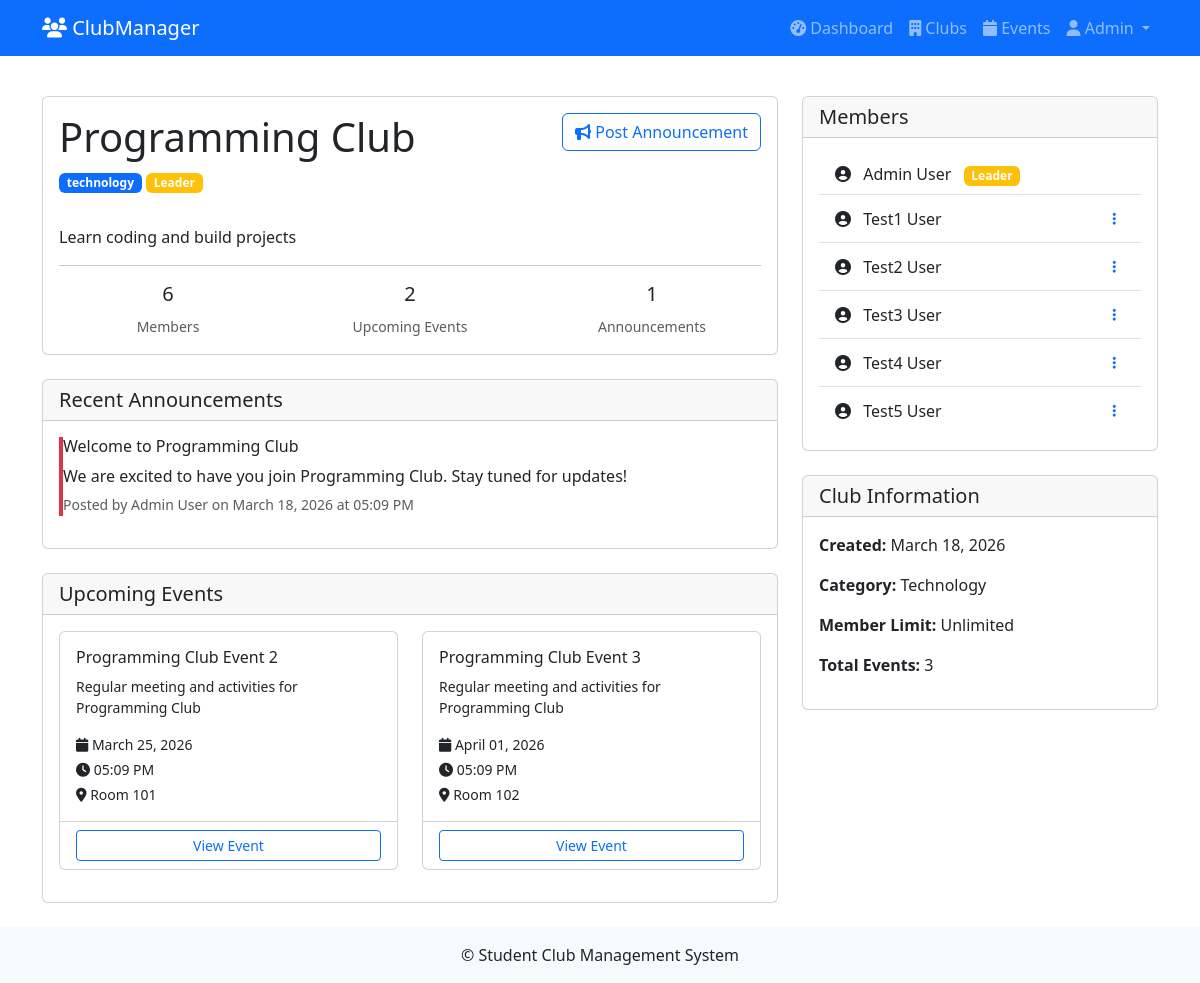
The app's page /clubs/1 (signed in) with its own data.
### app/models/user.py (models this page shows, shortened)
class User(UserMixin, db.Model):
    __tablename__ = 'users'
    id = db.Column(db.Integer, primary_key=True)
    student_number = db.Column(db.String(20), unique=True, nullable=False)
    email = db.Column(db.String(120), unique=True, nullable=False)
    first_name = db.Column(db.String(50), nullable=False)
    last_name = db.Column(db.String(50), nullable=False)
    password_hash = db.Column(db.String(128), nullable=False)
    phone = db.Column(db.String(20))
    is_admin = db.Column(db.Boolean, default=False)
    is_active = db.Column(db.Boolean, default=True)
    created_at = db.Column(db.DateTime, default=datetime.utcnow)
    last_login = db.Column(db.DateTime)
    memberships = db.relationship('Membership', back_populates='user', cascade='all, delete-orphan')
    events_attended = db.relationship('EventAttendance', back_populates='user')
    announcements = db.relationship('Announcement', back_populates='author')
    contributions = db.relationship('Contribution', back_populates='user')
    @property
    def full_name(self):
        return f"{self.first_name} {self.last_name}"

### app/models/club.py (models this page shows)
class Club(db.Model):
    __tablename__ = 'clubs'
    id = db.Column(db.Integer, primary_key=True)
    name = db.Column(db.String(100), nullable=False, unique=True)
    description = db.Column(db.Text, nullable=False)
    category = db.Column(db.String(50))
    created_at = db.Column(db.DateTime, default=datetime.utcnow)
    created_by = db.Column(db.Integer, db.ForeignKey('users.id'))
    is_active = db.Column(db.Boolean, default=True)
    logo_url = db.Column(db.String(200))
    banner_url = db.Column(db.String(200))
    memberships = db.relationship('Membership', back_populates='club', cascade='all, delete-orphan')
    events = db.relationship('Event', back_populates='club', cascade='all, delete-orphan')
    announcements = db.relationship('Announcement', back_populates='club', cascade='all, delete-orphan')

### app/models/announcement.py (models this page shows)
class Announcement(db.Model):
    __tablename__ = 'announcements'
    id = db.Column(db.Integer, primary_key=True)
    club_id = db.Column(db.Integer, db.ForeignKey('clubs.id'), nullable=False)
    author_id = db.Column(db.Integer, db.ForeignKey('users.id'), nullable=False)
    title = db.Column(db.String(200), nullable=False)
    content = db.Column(db.Text, nullable=False)
    priority = db.Column(db.String(20), default='normal')  # 'high', 'normal', 'low'
    created_at = db.Column(db.DateTime, default=datetime.utcnow)
    expires_at = db.Column(db.DateTime)
    is_active = db.Column(db.Boolean, default=True)
    club = db.relationship('Club', back_populates='announcements')
    author = db.relationship('User', back_populates='announcements')

### app/models/event.py (models this page shows, shortened)
class Event(db.Model):
    __tablename__ = 'events'
    id = db.Column(db.Integer, primary_key=True)
    club_id = db.Column(db.Integer, db.ForeignKey('clubs.id'), nullable=False)
    title = db.Column(db.String(200), nullable=False)
    description = db.Column(db.Text, nullable=False)
    event_type = db.Column(db.String(50))  # 'meeting', 'workshop', 'social', 'fundraiser'
    location = db.Column(db.String(200))
    start_time = db.Column(db.DateTime, nullable=False)
    end_time = db.Column(db.DateTime, nullable=False)
    max_attendees = db.Column(db.Integer)
    created_by = db.Column(db.Integer, db.ForeignKey('users.id'))
    created_at = db.Column(db.DateTime, default=datetime.utcnow)
    is_active = db.Column(db.Boolean, default=True)
    club = db.relationship('Club', back_populates='events')
    attendance = db.relationship('EventAttendance', back_populates='event', cascade='all, delete-orphan')

### app/routes/clubs.py (the view)
@bp.route('/<int:club_id>')
@login_required
def view_club(club_id):
    club = Club.query.get_or_404(club_id)
    membership = Membership.query.filter_by(
        user_id=current_user.id,
        club_id=club_id
    ).first()
    members = db.session.query(User, Membership).join(
        Membership, User.id == Membership.user_id
    ).filter(
        Membership.club_id == club_id,
        Membership.status == 'approved'
    ).all()
    events = Event.query.filter(
        Event.club_id == club_id,
        Event.start_time >= datetime.utcnow(),
        Event.is_active == True
    ).order_by(Event.start_time).limit(5).all()
    announcements = Announcement.query.filter_by(
        club_id=club_id,
        is_active=True
    ).order_by(Announcement.created_at.desc()).limit(5).all()
    is_leader = membership and membership.role == 'leader' if membership else False
    pending_members = []
    if is_leader:
        pending = Membership.query.filter_by(
            club_id=club_id,
            status='pending'
        ).all()
        pending_members = [(m, User.query.get(m.user_id)) for m in pending]
    return render_template('club/view.html',
                         club=club,
                         membership=membership,
                         members=members,
                         events=events,
                         announcements=announcements,
                         is_leader=is_leader,
                         pending_members=pending_members)

### app/templates/club/view.html (shortened to what this page needs)
{% extends "base.html" %}
{% block content %}
<div class="row">
    <div class="col-md-8">
        <div class="card mb-4">
            <div class="card-body">
                <div class="d-flex justify-content-between align-items-start">
                    <div>
                        <h1>{{ club.name }}</h1>
                        <p class="text-muted">
                            <span class="badge bg-primary">{{ club.category }}</span>
                            {% if membership and membership.role == 'leader' %}
                                <span class="badge bg-warning">Leader</span>
                            {% endif %}
                        </p>
                    </div>
                    <div>
                        {% if not membership %}
                            <form method="POST" action="{{ url_for('clubs.request_join', club_id=club.id) }}">
                                <button type="submit" class="btn btn-success">
                                    <i class="fas fa-sign-in-alt"></i> Request to Join
                                </button>
                            </form>
                        {% elif membership.status == 'pending' %}
                            <button class="btn btn-warning" disabled>
                                <i class="fas fa-clock"></i> Request Pending
                            </button>
                        {% elif membership.status == 'approved' and membership.role == 'leader' %}
                            <button class="btn btn-outline-primary" data-bs-toggle="modal" data-bs-target="#announcementModal">
                                <i class="fas fa-bullhorn"></i> Post Announcement
                            </button>
                        {% endif %}
                    </div>
                </div>
                <p class="mt-3">{{ club.description }}</p>
                <hr>
                <div class="row text-center">
                    <div class="col">
                        <h5>{{ members|length }}</h5>
                        <small class="text-muted">Members</small>
                    </div>
                    <div class="col">
                        <h5>{{ events|length }}</h5>
                        <small class="text-muted">Upcoming Events</small>
                    </div>
                    <div class="col">
                        <h5>{{ announcements|length }}</h5>
                        <small class="text-muted">Announcements</small>
                    </div>
                </div>
            </div>
        </div>
        {% if announcements %}
        <div class="card mb-4">
            <div class="card-header">
                <h5 class="mb-0">Recent Announcements</h5>
            </div>
            <div class="card-body">
                {% for announcement in announcements %}
                <div class="announcement announcement-{{ announcement.priority }} mb-3">
                    <h6>{{ announcement.title }}</h6>
                    <p class="mb-1">{{ announcement.content }}</p>
                    <small class="text-muted">
                        Posted by {{ announcement.author.full_name }} on {{ announcement.created_at.strftime('%B %d, %Y at %I:%M %p') }}
                    </small>
                </div>
                {% endfor %}
            </div>
        </div>
        {% endif %}
        {% if events %}
        <div class="card">
            <div class="card-header">
                <h5 class="mb-0">Upcoming Events</h5>
            </div>
            <div class="card-body">
                <div class="row">
                    {% for event in events %}
                    <div class="col-md-6 mb-3">
                        <div class="card h-100">
                            <div class="card-body">
                                <h6>{{ event.title }}</h6>
                                <p class="small">{{ event.description[:100] }}{% if event.description|length > 100 %}...{% endif %}</p>
                                <p class="small mb-1">
                                    <i class="fas fa-calendar"></i> {{ event.start_time.strftime('%B %d, %Y') }}
                                </p>
                                <p class="small mb-1">
                                    <i class="fas fa-clock"></i> {{ event.start_time.strftime('%I:%M %p') }}
                                </p>
                                <p class="small mb-0">
                                    <i class="fas fa-map-marker-alt"></i> {{ event.location }}
                                </p>
                            </div>
                            <div class="card-footer bg-transparent">
                                <a href="{{ url_for('events.view_event', event_id=event.id) }}" class="btn btn-sm btn-outline-primary w-100">
                                    View Event
                                </a>
                            </div>
                        </div>
                    </div>
                    {% endfor %}
                </div>
            </div>
        </div>
        {% endif %}
    </div>
    <div class="col-md-4">
        <div class="card mb-4">
            <div class="card-header">
                <h5 class="mb-0">Members</h5>
            </div>
            <div class="card-body">
                {% if members %}
                <div class="list-group list-group-flush">
                    {% for user, membership in members %}
                    <div class="list-group-item d-flex justify-content-between align-items-center">
                        <div>
                            <i class="fas fa-user-circle me-2"></i>
                            {{ user.full_name }}
                            {% if membership.role == 'leader' %}
                                <span class="badge bg-warning ms-2">Leader</span>
                            {% endif %}
                        </div>
                        {% if is_leader and user.id != current_user.id %}
                        <div class="dropdown">
                            <button class="btn btn-sm btn-link" data-bs-toggle="dropdown">
                                <i class="fas fa-ellipsis-v"></i>
                            </button>
                        </div>
                        {% endif %}
                    </div>
                    {% endfor %}
                </div>
                {% else %}
                <p class="text-muted mb-0">No members yet.</p>
                {% endif %}
            </div>
        </div>
        <div class="card">
            <div class="card-header">
                <h5 class="mb-0">Club Information</h5>
            </div>
            <div class="card-body">
                <p><strong>Created:</strong> {{ club.created_at.strftime('%B %d, %Y') }}</p>
                <p><strong>Category:</strong> {{ club.category|title }}</p>
                <p><strong>Member Limit:</strong> {{ club.max_members or 'Unlimited' }}</p>
                <p><strong>Total Events:</strong> {{ club.events|length }}</p>
            </div>
        </div>
    </div>
</div>
{% endblock %}

### app/templates/base.html (shortened to what this page needs)
<!DOCTYPE html>
<html lang="en">
<head>
    <link href="https://cdn.jsdelivr.net/npm/bootstrap@5.3.0/dist/css/bootstrap.min.css" rel="stylesheet">
    <link rel="stylesheet" href="https://cdnjs.cloudflare.com/ajax/libs/font-awesome/6.4.0/css/all.min.css">
    <link rel="stylesheet" href="{{ url_for('static', filename='css/style.css') }}">
</head>
<body>
    <nav class="navbar navbar-expand-lg navbar-dark bg-primary">
        <div class="container">
            <a class="navbar-brand" href="{{ url_for('clubs.list_clubs') }}">
                <i class="fas fa-users"></i> ClubManager
            </a>
            <div class="collapse navbar-collapse" id="navbarNav">
                <ul class="navbar-nav ms-auto">
                    {% if current_user.is_authenticated %}
                        <li class="nav-item">
                            <a class="nav-link" href="{{ url_for('admin.dashboard') }}">
                                <i class="fas fa-tachometer-alt"></i> Dashboard
                            </a>
                        </li>
                        <li class="nav-item">
                            <a class="nav-link" href="{{ url_for('clubs.list_clubs') }}">
                                <i class="fas fa-building"></i> Clubs
                            </a>
                        </li>
                        <li class="nav-item">
                            <a class="nav-link" href="{{ url_for('events.list_events') }}">
                                <i class="fas fa-calendar"></i> Events
                            </a>
                        </li>
                        <li class="nav-item dropdown">
                            <a class="nav-link dropdown-toggle" href="#" id="navbarDropdown" role="button" data-bs-toggle="dropdown">
                                <i class="fas fa-user"></i> {{ current_user.first_name }}
                            </a>
                        </li>
                    {% endif %}
                </ul>
            </div>
        </div>
    </nav>
    <main class="container py-4">
        {% block content %}{% endblock %}
    </main>
    <footer class="bg-light text-center text-lg-start mt-auto">
        <div class="text-center p-3">
            © Student Club Management System
        </div>
    </footer>
</body>
</html>

### app/static/css/style.css (style rules this page uses)
body { min-height: 100vh; display: flex; flex-direction: column; }
main { flex: 1; }
.card { transition: transform 0.2s, box-shadow 0.2s; }
.announcement-high { border-left: 4px solid #dc3545; }

### records on screen
User: first_name "Admin", full_name "Admin User", shows "Leader"
Club: name "Programming Club", category "technology", description "Learn coding and build projects", created_at "March 18, 2026", category "Technology"
Announcement: title "Welcome to Programming Club", content "We are excited to have you join Programming Club. Stay tuned for updates!", author.full_name "Admin User", created_at "March 18, 2026 at 05:09 PM"
Event: title "Programming Club Event 2", description "Regular meeting and activities for Programming Club", start_time "March 25, 2026", start_time "05:09 PM", location "Room 101"
Event: title "Programming Club Event 3", description "Regular meeting and activities for Programming Club", start_time "April 01, 2026", start_time "05:09 PM", location "Room 102"
User: full_name "Test1 User"
User: full_name "Test2 User"
User: full_name "Test3 User"
User: full_name "Test4 User"
User: full_name "Test5 User"

### other values on screen
{{ members|length }} "6"
{{ events|length }} "2"
{{ announcements|length }} "1"
{{ club.max_members or 'Unlimited' }} "Unlimited"
{{ club.events|length }} "3"
